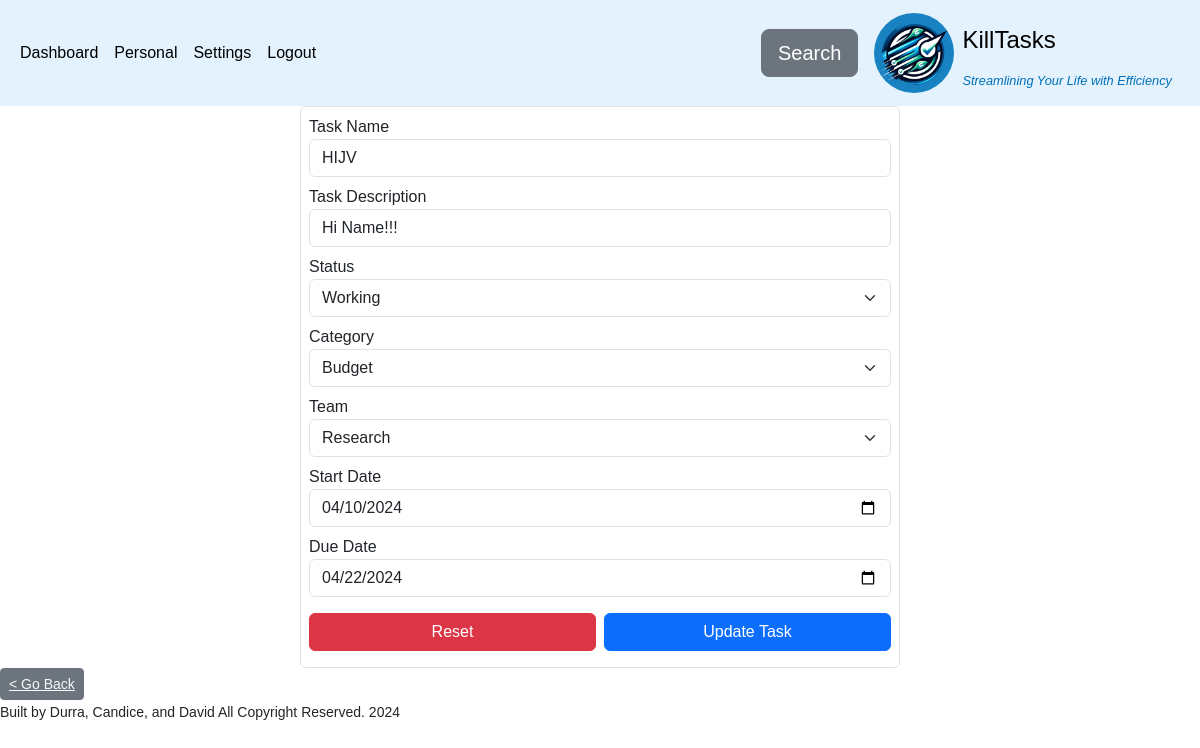
/private/task_update.php?task_id=29 (signed in), run on the app's committed database.
### tables this page shows
CREATE TABLE `task` (
  `task_id` int(11) NOT NULL,
  `task_name` varchar(255) DEFAULT NULL,
  `task_description` varchar(255) DEFAULT NULL,
  `user_email` varchar(50) NOT NULL,
  `category` varchar(50) NOT NULL,
  `status` varchar(50) NOT NULL DEFAULT 'working',
  `team` varchar(50) DEFAULT NULL,
  `created_at` timestamp NOT NULL DEFAULT current_timestamp(),
  `updated_at` datetime DEFAULT current_timestamp() ON UPDATE current_timestamp(),
  `start_date` timestamp NULL DEFAULT NULL,
  `due_date` timestamp NULL DEFAULT NULL,
  `deleted` tinyint(1) NOT NULL DEFAULT 0
);

### server/config/pdo.php (called while the page is built, shortened)
<?php
  class PdoDao {
    private PDO $pdo;
    private static string $DB_HOST = "localhost";
    private static string $DB_USER = "admin";
    private static string $DB_PASS = "admin";
    private static string $DB_NAME = "killtasks";
    private static string $DB_PORT = "3306";
    function __construct() {
      $dsn = "mysql:host=" . self::$DB_HOST . ";dbname=" . self::$DB_NAME . ";port=" . self::$DB_PORT;
      try {
        $this->pdo = new PDO($dsn, self::$DB_USER, self::$DB_PASS);
        $this->pdo->setAttribute(PDO::ATTR_ERRMODE, PDO::ERRMODE_EXCEPTION);
      } catch (PDOException $e) {
        echo "Connection failed: " . $e->getMessage();
      }
    }
    function get_pdo(): PDO {
      return $this->pdo;
    }
  }

### server/service/task.php (called while the page is built, shortened)
<?php
include_once("../server/model/task.php");
include_once("../server/config/pdo.php");
include_once("../server/utils/convertors.php");
class TaskService
{
  private PDO $conn;
  public function __construct(PdoDao $pdo = new PdoDao())
  {
    $this->conn = $pdo->get_pdo();
  }
  public function get_task_by_id(int $task_id): Task
  {
    $sql = " SELECT
      * FROM task
      WHERE task_id = :task_id
      ;
    ";
    try {
      $stmt = $this->conn->prepare($sql);
      $stmt->bindParam(':task_id', $task_id, PDO::PARAM_INT);
      $stmt->execute();
      $result =  $stmt->fetch(PDO::FETCH_ASSOC);
      if (!empty($result)) {
        return new Task(
          $result['task_id'],
          $result['task_name'],
          $result['task_description'],
          $result['user_email'],
          $result['category'],
          $result['status'],
          $result['team'],
          $result['start_date'],
          $result['due_date'],
          $result['created_at'],
          $result['updated_at']
        );
      }
    } catch (PDOException $e) {
      echo $e->getMessage();
    }
  }
}

### server/model/task.php (called while the page is built, shortened)
<?php
class Task implements \JsonSerializable
{
  private string $task_name;
  private string $task_description;
  private string $start_date;
  private string $due_date;
  function __construct(?int $task_id, string $task_name, string $task_description, string $user_email, string $category, string $status,  string $team, string $start_date, string $due_date, ?string $created_at = null, ?string $updated_at = null)
  {
    $this->task_name = $task_name;
    $this->task_description = $task_description;
    $this->start_date = $start_date;
    $this->due_date = $due_date;
  }
  public function get_task_name(): string
  {
    return $this->task_name;
  }
  public function get_task_description(): string
  {
    return $this->task_description;
  }
  public function get_start_date(): string | null
  {
    return $this->start_date;
  }
  public function get_due_date(): string | null
  {
    return $this->due_date;
  }
}

### server/utils/convertors.php (called while the page is built, shortened)
<?php
function string_to_date(?string  $date, string $format = "c")
{
  return $date  ?  date($format, strtotime($date)) : "";
}

### private/task_update.php (the view, shortened to what this page needs)
<?php
include_once("../server/service/task.php");
include_once("../server/utils/convertors.php");
include_once("../partials/options.php");
include_once("../partials/back_btn.php");
if (isset($_GET['task_id'])) {
  $service = new TaskService();
  $task_id = $_GET['task_id'];
  $task = $service->get_task_by_id(intval($task_id));
  if (isset($task)) {
    $task_name = $task->get_task_name();
    $task_description = $task->get_task_description();
    $start_date = $task->get_start_date();
    $due_date = $task->get_due_date();
  }
}
?>
<?php include("../partials/header.php") ?>
<main class="d-flex justify-content-center align-items-center">
<form class="create_task_form d-flex flex-column w-50  border rounded p-2 " action="task_update.php" method="POST">
  <label class="form-label" for="task_name"> Task Name
    <input class="form-control" name="task_name" id="task_name" type="text" value="<?php echo $task_name ?>">
  </label>
  <label class="form-label" for="task_description"> Task Description
    <input class="form-control" name="task_description" id="task_description" type="text" value="<?php echo  $task_description ?>">
  </label>
  <label class="form-label" for="status">Status
    <select name="status" id="status" class="form-select" aria-label="select task status" >
    </select>
  </label>
  <label class="form-label" for="category"> Category
    <select name="category" id="category" class="form-select" aria-label="select task team">
    </select>
  </label>
  <label class="form-label" for="team"> Team
    <select name="team" id="team" class="form-select" aria-label="select task team">
    </select>
  </label>
  <label class="form-label" for="start_date"> Start Date
    <input class="form-control" name="start_date" id="start_date" type="date" value="<?= string_to_date($start_date, 'Y-m-d')?>">
  </label>
  <label class="form-label" for="due_date"> Due Date
    <input class="form-control" name="due_date" id="due_date" type="date" value="<?= string_to_date($due_date, 'Y-m-d') ?>">
  </label>
  <div class="d-flex gap-2">
    <button class="btn btn-danger my-2 w-50" type="reset"> Reset </button>
    <button id="submit" class="btn btn-primary my-2 w-50" type="submit">
      <?php if (isset($_GET['task_id'])) : ?>
        Update Task
      <?php else : ?>
        Create Task
      <?php endif ?>
    </button>
  </div>
</form>
</main>
        <?php echo back_btn(); ?>
<?php include("../partials/footer.php") ?>

### public/style/global.css (style rules this page uses)
* { margin: 0; padding: 0; box-sizing: border-box; font-family: sans-serif; }
button { padding: 1.3rem 3rem; border-radius: 0.2rem; }
input { border-radius: 0.2rem; border: 2px solid #ccc; }
.btn-primary { background: #0070ba; color: white; border: none; }
.btn-danger { background: #ff4436; color: white; border: none; }
.w-50 { width:50%; }

### public/style/task.css (style rules this page uses)
.create_task_form { display: flex; flex-direction: column; }

### data on the page
task: task_name "HIJV", task_description "Hi Name!!!", start_date "04/10/2024", due_date "04/22/2024"

### other printed values
$li "Dashboard"
$li "Personal"
$li "Settings"
$li "Logout"
form field status "Working"
form field category "Budget"
form field team "Research"
